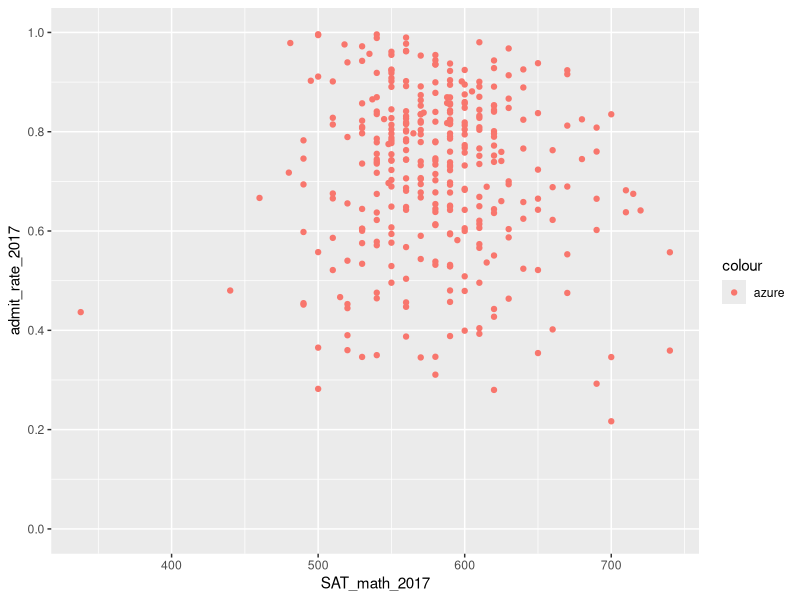

Recreate this plot in R.
library(tidyverse)

IPEDS <- read_csv("IPEDS_data.csv")

glimpse(IPEDS)

IPEDS <- IPEDS %>%
  rename(enrollment_2018 = 'Grand total (EFFY2018  Undergraduate)') %>%
  rename(enrollment_2017 = 'Grand total (EFFY2017  Undergraduate)') %>%
  rename(enrollment_2016 = 'Grand total (EFFY2016  Undergraduate)') %>%
  rename(enrollment_2015 = 'Grand total (EFFY2015  Undergraduate)') %>%
  rename(enrollment_2014 = 'Grand total (EFFY2014  Undergraduate)') %>%
  rename(enrollment_2013 = 'Grand total (EFFY2013  Undergraduate)') %>%
  rename(enrollment_2012 = 'Grand total (EFFY2012  Undergraduate)') %>%
  rename(enrollment_2011 = 'Grand total (EFFY2011  Undergraduate)') %>%
  rename(enrollment_2010 = 'Grand total (EFFY2010  Undergraduate)') %>%
  rename(enrollment_2009 = 'Grand total (EFFY2009  Undergraduate)') %>%
  rename(state_abbrev = 'State abbreviation (HD2017)') %>%
  rename(state_tuition_2017 = 'Total price for in-state students living on campus 2017-18 (DRVIC2017)') %>%
  rename(applicants_2017 = 'Applicants total (ADM2017)') %>%
  rename(admissions_2017 = 'Admissions total (ADM2017)') %>%
  rename(SAT_math_2017 = 'SAT Math 75th percentile score (ADM2017)')

IPEDS <- IPEDS %>%
  mutate(admit_rate_2017 = admissions_2017/applicants_2017)

colours()

IPEDS %>%
  ggplot(mapping = aes(x = SAT_math_2017, y = admit_rate_2017, color = "azure")) +
  geom_point() +
  scale_y_continuous(lim = c(0, 1), breaks = c(0, 0.2, 0.4, 0.6, 0.8, 1))
